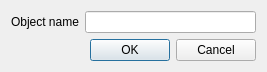
<?xml version="1.0" encoding="UTF-8"?>
<ui version="4.0">
 <class>SaveObjectDialog</class>
 <widget class="QDialog" name="SaveObjectDialog">
  <property name="geometry">
   <rect>
    <x>0</x>
    <y>0</y>
    <width>267</width>
    <height>70</height>
   </rect>
  </property>
  <property name="windowTitle">
   <string>Dialog</string>
  </property>
  <layout class="QFormLayout" name="formLayout">
   <item row="0" column="0">
    <widget class="QLabel" name="labelObjectName">
     <property name="text">
      <string>Object name</string>
     </property>
    </widget>
   </item>
   <item row="0" column="1">
    <widget class="QLineEdit" name="lineEditObjectName"/>
   </item>
   <item row="1" column="0" colspan="2">
    <widget class="QDialogButtonBox" name="buttonBox">
     <property name="orientation">
      <enum>Qt::Horizontal</enum>
     </property>
     <property name="standardButtons">
      <set>QDialogButtonBox::Cancel|QDialogButtonBox::Ok</set>
     </property>
    </widget>
   </item>
  </layout>
 </widget>
 <resources/>
 <connections>
  <connection>
   <sender>buttonBox</sender>
   <signal>accepted()</signal>
   <receiver>SaveObjectDialog</receiver>
   <slot>accept()</slot>
   <hints>
    <hint type="sourcelabel">
     <x>248</x>
     <y>254</y>
    </hint>
    <hint type="destinationlabel">
     <x>157</x>
     <y>274</y>
    </hint>
   </hints>
  </connection>
  <connection>
   <sender>buttonBox</sender>
   <signal>rejected()</signal>
   <receiver>SaveObjectDialog</receiver>
   <slot>reject()</slot>
   <hints>
    <hint type="sourcelabel">
     <x>316</x>
     <y>260</y>
    </hint>
    <hint type="destinationlabel">
     <x>286</x>
     <y>274</y>
    </hint>
   </hints>
  </connection>
 </connections>
</ui>
